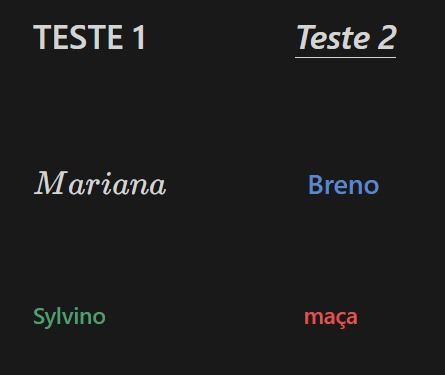
#> input picture Projeto/palavras.jpg, 445 x 375 px, found by its file name
$ python lerGrid.py
#> lines starting #> are read from the running program, lines starting #| are printed output that depends on the picture; after the words box and inside, x2 and y2 are one past the last pixel; in counts of white or black regions, pixels touching at a corner belong together
import cv2
import pytesseract as pt
import numpy as np
import matplotlib.pyplot as plt
from matplotlib import pyplot as plt

pt.pytesseract.tesseract_cmd = r"C:\Program Files (x86)\Tesseract-OCR\tesseract.exe"

# [47 lines left out: functions showImage, showMultipleImageGrid, not called in this run]

def plotTwoImageHorizontal():

    imgOriginal = cv2.imread("Projeto/palavras.jpg")
#> imgOriginal is the input picture: shape (375, 445, 3); mean B, G, R 29.2, 29.1, 29
    gray = cv2.cvtColor(imgOriginal, cv2.COLOR_BGR2GRAY)
    imgReplicate = cv2.copyMakeBorder(imgOriginal, 100, 100, 100, 100, cv2.BORDER_REPLICATE)
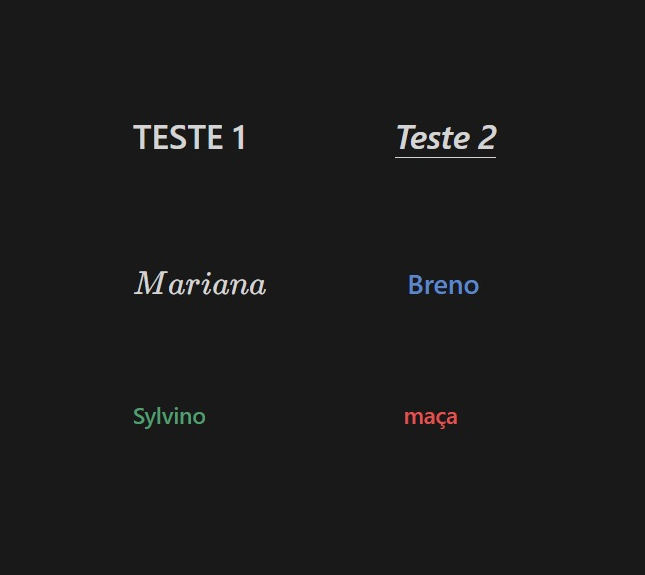
#> imgReplicate: shape (575, 645, 3); mean B, G, R 26.9, 26.8, 26.8
    imgReplicate = cv2.adaptiveThreshold(gray, 255, cv2.ADAPTIVE_THRESH_GAUSSIAN_C, cv2.THRESH_BINARY, 85, 11)
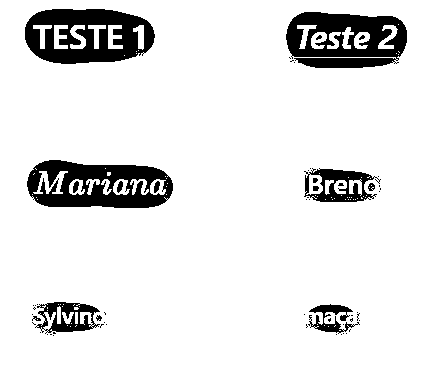
#> imgReplicate: shape (375, 445); 89.6% white; 58 black regions (44 under 20 px), largest, box (x1, y1, x2, y2) and area: (25, 9, 155, 64) 4800, (286, 12, 407, 68) 4650, (27, 160, 173, 208) 4535

    config = "--psm 4"
    resultado = pt.image_to_string(imgReplicate, config=config, lang='por')
    # criando grid com 2 imagens, a segunda com borda replicada
    imgsArray = [imgOriginal, imgReplicate]
    titlesArray = ['Imagem Original', 'Imagem com Borda Replicada\nTexto Reconhecido: ' + resultado]
    showMultipleImageGrid(imgsArray, titlesArray, 2, 1)

def main():
    plotTwoImageHorizontal()
#> (the call stopped at in plotTwoImageHorizontal, `resultado = pt.image_to_string(imgReplicate, config=config, lang='por')`: pytesseract is not available in this run)

if __name__ == "__main__":
    main()

# [6 lines left out: function showImageGrid, not called in this run]

def plotSegmentedCharacters():

    img = cv2.imread('Projeto\palavras.jpg')
    boxes = pt.image_to_boxes(img, lang='por')
    imH, imW,_ = img.shape

    for b in boxes.splitlines():
        b = b.split(' ')
        letra, x, y, w, h = b[0], int(b[1]), int(b[2]), int(b[3]), int(b[4])
        cv2.rectangle(img, (x, imH - y), (w, imH - h), (0, 0, 255))
        cv2.putText(img, letra, (x, imH - y + 25), cv2.FONT_HERSHEY_SIMPLEX, 1, (0, 0, 2555), 2)

    cv2.imshow('Imagem', img)
    cv2.waitKey(0)
    cv2.destroyAllWindows()

if __name__ == "__main__":
    plotSegmentedCharacters()
#> (the call stopped at in plotSegmentedCharacters, `boxes = pt.image_to_boxes(img, lang='por')`: pytesseract is not available in this run)
